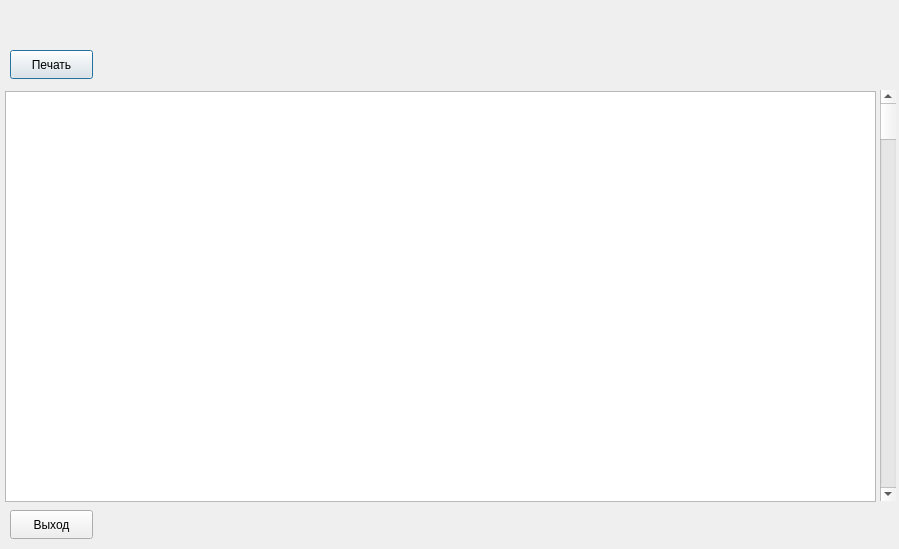
<?xml version="1.0" encoding="UTF-8"?>
<ui version="4.0">
 <class>Dialog</class>
 <widget class="QDialog" name="Dialog">
  <property name="geometry">
   <rect>
    <x>0</x>
    <y>0</y>
    <width>899</width>
    <height>549</height>
   </rect>
  </property>
  <property name="windowTitle">
   <string>Dialog</string>
  </property>
  <widget class="QPlainTextEdit" name="plainTextEdit">
   <property name="geometry">
    <rect>
     <x>5</x>
     <y>91</y>
     <width>871</width>
     <height>411</height>
    </rect>
   </property>
  </widget>
  <widget class="QScrollBar" name="verticalScrollBar">
   <property name="geometry">
    <rect>
     <x>880</x>
     <y>90</y>
     <width>16</width>
     <height>411</height>
    </rect>
   </property>
   <property name="orientation">
    <enum>Qt::Orientation::Vertical</enum>
   </property>
  </widget>
  <widget class="QPushButton" name="pushButton">
   <property name="geometry">
    <rect>
     <x>10</x>
     <y>50</y>
     <width>83</width>
     <height>29</height>
    </rect>
   </property>
   <property name="text">
    <string>Печать</string>
   </property>
  </widget>
  <widget class="QPushButton" name="pushButton_2">
   <property name="geometry">
    <rect>
     <x>10</x>
     <y>510</y>
     <width>83</width>
     <height>29</height>
    </rect>
   </property>
   <property name="text">
    <string>Выход</string>
   </property>
  </widget>
 </widget>
 <resources/>
 <connections/>
</ui>
